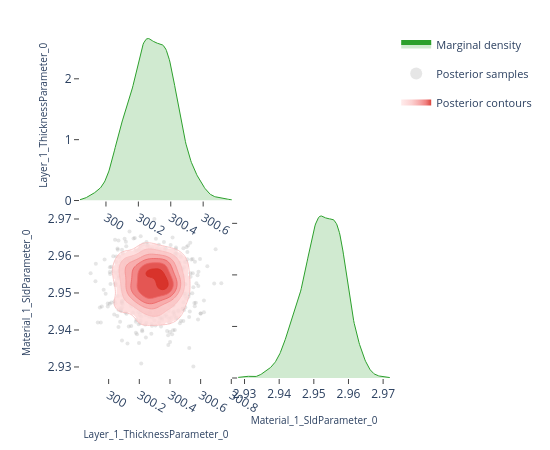

The notebook cell saved with this chart:
### Code cell
# ---- Pairwise focus: thickness vs SLD ---------------------------------------
# A 2-parameter corner plot zooms in on the joint posterior for a specific
# pair.  This is the same view the EasyReflectometryApp's "2D Heatmap"
# sub-tab uses to inspect parameter degeneracies.


params_of_interest = ['Layer_1_ThicknessParameter_0', 'Material_1_SldParameter_0']
idx = [posterior.param_names.index(p) for p in params_of_interest]
subset_draws = np.asarray(posterior.draws)[:, idx]

fig = plot_corner(subset_draws, params_of_interest)
fig.show()

### Figure 1 — Plotly figure (JSON) as saved in the notebook; plotly's stock layout.template omitted (floating-point values rounded to 4 significant figures; data arrays with more than 128 entries replaced by an {"elided": "..."} marker saying what was removed)
{"data": [{"fill": "tozeroy", "fillcolor": "rgba(44, 160, 44, 0.22)", "hoverinfo": "skip", "legendgroup": "marginal", "line": {"color": "rgb(44, 160, 44)", "width": 1}, "mode": "lines", "name": "Marginal density", "showlegend": true, "type": "scatter", "x": {"elided": "256 float values"}, "xaxis": "x", "y": {"elided": "256 float values"}, "yaxis": "y"}, {"hoverinfo": "skip", "legendgroup": "scatter", "marker": {"color": "rgba(140, 140, 140, 0.22)", "size": 4}, "mode": "markers", "name": "Posterior samples", "showlegend": true, "type": "scatter", "x": {"elided": "720 float values"}, "xaxis": "x3", "y": {"elided": "720 float values"}, "yaxis": "y3", "zorder": 0}, {"colorscale": [[0.0, "rgba(255, 224, 224, 0.62)"], [0.35, "rgba(250, 188, 188, 0.70)"], [0.6, "rgba(245, 148, 148, 0.78)"], [0.82, "rgba(237, 104, 104, 0.84)"], [1.0, "rgba(215, 48, 39, 0.90)"]], "connectgaps": false, "contours": {"coloring": "fill", "end": 159.5, "showlabels": false, "showlines": false, "size": 25.18, "start": 33.57}, "hoverinfo": "skip", "legendgroup": "contour", "name": "Posterior contours", "showlegend": true, "showscale": false, "type": "contour", "x": [299.8, 299.9, 299.9, 299.9, 299.9, 299.9, 299.9, 299.9, 299.9, 299.9, 300.0, 300.0, 300.0, 300.0, 300.0, 300.0, 300.0, 300.0, 300.1, 300.1, 300.1, 300.1, 300.1, 300.1, 300.1, 300.1, 300.1, 300.2, 300.2, 300.2, 300.2, 300.2, 300.2, 300.2, 300.2, 300.3, 300.3, 300.3, 300.3, 300.3, 300.3, 300.3, 300.3, 300.4, 300.4, 300.4, 300.4, 300.4, 300.4, 300.4, 300.4, 300.4, 300.5, 300.5, 300.5, 300.5, 300.5, 300.5, 300.5, 300.5, 300.6, 300.6, 300.6, 300.6, 300.6, 300.6, 300.6, 300.6, 300.6, 300.7, 300.7, 300.7, 300.7, 300.7, 300.7, 300.7, 300.7, 300.8, 300.8, 300.8], "xaxis": "x3", "y": [2.928, 2.929, 2.929, 2.93, 2.93, 2.931, 2.931, 2.932, 2.933, 2.933, 2.934, 2.934, 2.935, 2.935, 2.936, 2.936, 2.937, 2.938, 2.938, 2.939, 2.939, 2.94, 2.94, 2.941, 2.941, 2.942, 2.943, 2.943, 2.944, 2.944, 2.945, 2.945, 2.946, 2.946, 2.947, 2.948, 2.948, 2.949, 2.949, 2.95, 2.95, 2.951, 2.951, 2.952, 2.953, 2.953, 2.954, 2.954, 2.955, 2.955, 2.956, 2.956, 2.957, 2.958, 2.958, 2.959, 2.959, 2.96, 2.96, 2.961, 2.961, 2.962, 2.963, 2.963, 2.964, 2.964, 2.965, 2.965, 2.966, 2.966, 2.967, 2.968, 2.968, 2.969, 2.969, 2.97, 2.97, 2.971, 2.971, 2.972], "yaxis": "y3", "z": {"elided": "80x80 float values"}, "zmax": 159.5, "zmin": 33.57, "zorder": 1}, {"colorscale": [[0.0, "rgba(250, 188, 188, 0.94)"], [0.35, "rgba(250, 188, 188, 0.94)"], [0.35, "rgba(245, 148, 148, 0.95)"], [0.6, "rgba(245, 148, 148, 0.95)"], [0.6, "rgba(237, 104, 104, 0.96)"], [0.82, "rgba(237, 104, 104, 0.96)"], [0.82, "rgba(215, 48, 39, 0.98)"], [1.0, "rgba(215, 48, 39, 0.98)"]], "contours": {"coloring": "lines", "end": 159.5, "showlabels": false, "size": 25.18, "start": 33.57}, "hoverinfo": "skip", "legendgroup": "contour", "line": {"width": 0.9}, "showlegend": false, "showscale": false, "type": "contour", "x": [299.8, 299.9, 299.9, 299.9, 299.9, 299.9, 299.9, 299.9, 299.9, 299.9, 300.0, 300.0, 300.0, 300.0, 300.0, 300.0, 300.0, 300.0, 300.1, 300.1, 300.1, 300.1, 300.1, 300.1, 300.1, 300.1, 300.1, 300.2, 300.2, 300.2, 300.2, 300.2, 300.2, 300.2, 300.2, 300.3, 300.3, 300.3, 300.3, 300.3, 300.3, 300.3, 300.3, 300.4, 300.4, 300.4, 300.4, 300.4, 300.4, 300.4, 300.4, 300.4, 300.5, 300.5, 300.5, 300.5, 300.5, 300.5, 300.5, 300.5, 300.6, 300.6, 300.6, 300.6, 300.6, 300.6, 300.6, 300.6, 300.6, 300.7, 300.7, 300.7, 300.7, 300.7, 300.7, 300.7, 300.7, 300.8, 300.8, 300.8], "xaxis": "x3", "y": [2.928, 2.929, 2.929, 2.93, 2.93, 2.931, 2.931, 2.932, 2.933, 2.933, 2.934, 2.934, 2.935, 2.935, 2.936, 2.936, 2.937, 2.938, 2.938, 2.939, 2.939, 2.94, 2.94, 2.941, 2.941, 2.942, 2.943, 2.943, 2.944, 2.944, 2.945, 2.945, 2.946, 2.946, 2.947, 2.948, 2.948, 2.949, 2.949, 2.95, 2.95, 2.951, 2.951, 2.952, 2.953, 2.953, 2.954, 2.954, 2.955, 2.955, 2.956, 2.956, 2.957, 2.958, 2.958, 2.959, 2.959, 2.96, 2.96, 2.961, 2.961, 2.962, 2.963, 2.963, 2.964, 2.964, 2.965, 2.965, 2.966, 2.966, 2.967, 2.968, 2.968, 2.969, 2.969, 2.97, 2.97, 2.971, 2.971, 2.972], "yaxis": "y3", "z": {"elided": "80x80 float values"}, "zmax": 159.5, "zmin": 33.57, "zorder": 2}, {"fill": "tozeroy", "fillcolor": "rgba(44, 160, 44, 0.22)", "hoverinfo": "skip", "legendgroup": "marginal", "line": {"color": "rgb(44, 160, 44)", "width": 1}, "mode": "lines", "name": "Marginal density", "showlegend": false, "type": "scatter", "x": {"elided": "256 float values"}, "xaxis": "x4", "y": {"elided": "256 float values"}, "yaxis": "y4"}], "layout": {"height": 450, "legend": {"font": {"size": 11}, "itemsizing": "constant", "orientation": "v", "x": 1.02, "xanchor": "left", "y": 1.0, "yanchor": "top"}, "margin": {"b": 60, "l": 80, "r": 160, "t": 30}, "plot_bgcolor": "white", "showlegend": true, "width": 550, "xaxis": {"anchor": "y", "domain": [0.0, 0.49], "showgrid": false, "ticks": "outside", "zeroline": false}, "xaxis2": {"anchor": "y2", "domain": [0.51, 1.0], "showgrid": false, "ticks": "outside", "visible": false, "zeroline": false}, "xaxis3": {"anchor": "y3", "domain": [0.0, 0.49], "showgrid": false, "ticks": "outside", "title": {"font": {"size": 10}, "text": "Layer_1_ThicknessParameter_0"}, "zeroline": false}, "xaxis4": {"anchor": "y4", "domain": [0.51, 1.0], "showgrid": false, "ticks": "outside", "title": {"font": {"size": 10}, "text": "Material_1_SldParameter_0"}, "zeroline": false}, "yaxis": {"anchor": "x", "domain": [0.51, 1.0], "showgrid": false, "ticks": "outside", "title": {"font": {"size": 10}, "text": "Layer_1_ThicknessParameter_0"}, "zeroline": false}, "yaxis2": {"anchor": "x2", "domain": [0.51, 1.0], "showgrid": false, "ticks": "outside", "visible": false, "zeroline": false}, "yaxis3": {"anchor": "x3", "domain": [0.0, 0.49], "showgrid": false, "ticks": "outside", "title": {"font": {"size": 10}, "text": "Material_1_SldParameter_0"}, "zeroline": false}, "yaxis4": {"anchor": "x4", "domain": [0.0, 0.49], "showgrid": false, "showticklabels": false, "ticks": "outside", "zeroline": false}}}
